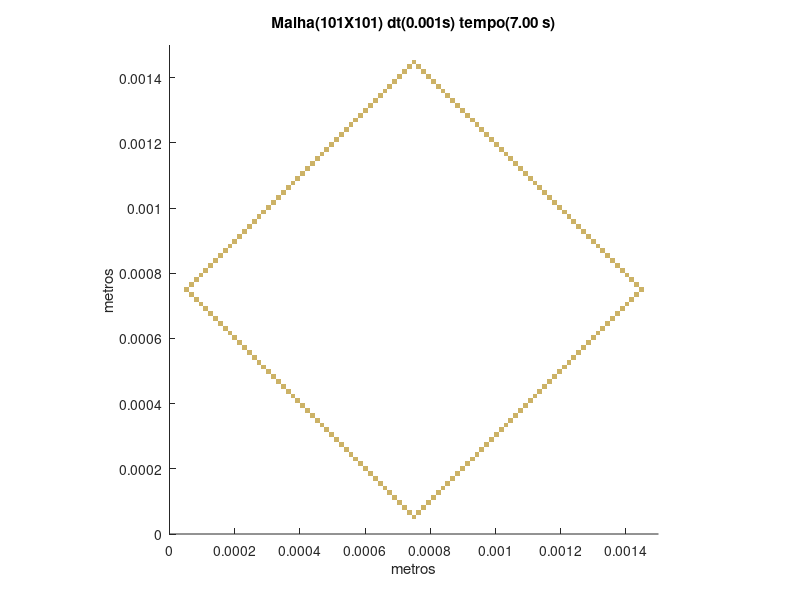

MATLAB code to generate this figure:
set (gca,'PlotBoxAspectRatio',[1 1 1],'Xlim',[0,0.0015],'Ylim',[0,0.0015])
hold on
title('Malha(101X101) dt(0.001s) tempo(7.00 s)')
hold on
ylabel('metros')
hold on
xlabel('metros')
hold on

fill([0.000742574257425743 0.000742574257425743 0.000757425742574257 0.000757425742574257],[4.45544554455446E-05 5.94059405940594E-05 5.94059405940594E-05 4.45544554455446E-05],[0.8,0.7,0.4],'LineStyle','none')

fill([0.000727722772277228 0.000727722772277228 0.000742574257425743 0.000742574257425743],[5.94059405940594E-05 7.42574257425743E-05 7.42574257425743E-05 5.94059405940594E-05],[0.8,0.7,0.4],'LineStyle','none')

fill([0.000757425742574257 0.000757425742574257 0.000772277227722772 0.000772277227722772],[5.94059405940594E-05 7.42574257425743E-05 7.42574257425743E-05 5.94059405940594E-05],[0.8,0.7,0.4],'LineStyle','none')

fill([0.000712871287128713 0.000712871287128713 0.000727722772277228 0.000727722772277228],[7.42574257425743E-05 8.91089108910891E-05 8.91089108910891E-05 7.42574257425743E-05],[0.8,0.7,0.4],'LineStyle','none')

fill([0.000772277227722772 0.000772277227722772 0.000787128712871287 0.000787128712871287],[7.42574257425743E-05 8.91089108910891E-05 8.91089108910891E-05 7.42574257425743E-05],[0.8,0.7,0.4],'LineStyle','none')

fill([0.000698019801980198 0.000698019801980198 0.000712871287128713 0.000712871287128713],[8.91089108910891E-05 0.000103960396039604 0.000103960396039604 8.91089108910891E-05],[0.8,0.7,0.4],'LineStyle','none')

fill([0.000787128712871287 0.000787128712871287 0.000801980198019802 0.000801980198019802],[8.91089108910891E-05 0.000103960396039604 0.000103960396039604 8.91089108910891E-05],[0.8,0.7,0.4],'LineStyle','none')

fill([0.000683168316831683 0.000683168316831683 0.000698019801980198 0.000698019801980198],[0.000103960396039604 0.000118811881188119 0.000118811881188119 0.000103960396039604],[0.8,0.7,0.4],'LineStyle','none')

fill([0.000801980198019802 0.000801980198019802 0.000816831683168317 0.000816831683168317],[0.000103960396039604 0.000118811881188119 0.000118811881188119 0.000103960396039604],[0.8,0.7,0.4],'LineStyle','none')

fill([0.000668316831683168 0.000668316831683168 0.000683168316831683 0.000683168316831683],[0.000118811881188119 0.000133663366336634 0.000133663366336634 0.000118811881188119],[0.8,0.7,0.4],'LineStyle','none')

fill([0.000816831683168317 0.000816831683168317 0.000831683168316832 0.000831683168316832],[0.000118811881188119 0.000133663366336634 0.000133663366336634 0.000118811881188119],[0.8,0.7,0.4],'LineStyle','none')

fill([0.000653465346534653 0.000653465346534653 0.000668316831683168 0.000668316831683168],[0.000133663366336634 0.000148514851485149 0.000148514851485149 0.000133663366336634],[0.8,0.7,0.4],'LineStyle','none')

fill([0.000831683168316832 0.000831683168316832 0.000846534653465347 0.000846534653465347],[0.000133663366336634 0.000148514851485149 0.000148514851485149 0.000133663366336634],[0.8,0.7,0.4],'LineStyle','none')

fill([0.000638613861386139 0.000638613861386139 0.000653465346534653 0.000653465346534653],[0.000148514851485149 0.000163366336633663 0.000163366336633663 0.000148514851485149],[0.8,0.7,0.4],'LineStyle','none')

fill([0.000846534653465347 0.000846534653465347 0.000861386138613861 0.000861386138613861],[0.000148514851485149 0.000163366336633663 0.000163366336633663 0.000148514851485149],[0.8,0.7,0.4],'LineStyle','none')

fill([0.000623762376237624 0.000623762376237624 0.000638613861386139 0.000638613861386139],[0.000163366336633663 0.000178217821782178 0.000178217821782178 0.000163366336633663],[0.8,0.7,0.4],'LineStyle','none')

fill([0.000861386138613861 0.000861386138613861 0.000876237623762376 0.000876237623762376],[0.000163366336633663 0.000178217821782178 0.000178217821782178 0.000163366336633663],[0.8,0.7,0.4],'LineStyle','none')

fill([0.000608910891089109 0.000608910891089109 0.000623762376237624 0.000623762376237624],[0.000178217821782178 0.000193069306930693 0.000193069306930693 0.000178217821782178],[0.8,0.7,0.4],'LineStyle','none')

fill([0.000876237623762376 0.000876237623762376 0.000891089108910891 0.000891089108910891],[0.000178217821782178 0.000193069306930693 0.000193069306930693 0.000178217821782178],[0.8,0.7,0.4],'LineStyle','none')

fill([0.000594059405940594 0.000594059405940594 0.000608910891089109 0.000608910891089109],[0.000193069306930693 0.000207920792079208 0.000207920792079208 0.000193069306930693],[0.8,0.7,0.4],'LineStyle','none')

fill([0.000891089108910891 0.000891089108910891 0.000905940594059406 0.000905940594059406],[0.000193069306930693 0.000207920792079208 0.000207920792079208 0.000193069306930693],[0.8,0.7,0.4],'LineStyle','none')

fill([0.000579207920792079 0.000579207920792079 0.000594059405940594 0.000594059405940594],[0.000207920792079208 0.000222772277227723 0.000222772277227723 0.000207920792079208],[0.8,0.7,0.4],'LineStyle','none')

fill([0.000905940594059406 0.000905940594059406 0.000920792079207921 0.000920792079207921],[0.000207920792079208 0.000222772277227723 0.000222772277227723 0.000207920792079208],[0.8,0.7,0.4],'LineStyle','none')

fill([0.000564356435643564 0.000564356435643564 0.000579207920792079 0.000579207920792079],[0.000222772277227723 0.000237623762376238 0.000237623762376238 0.000222772277227723],[0.8,0.7,0.4],'LineStyle','none')

fill([0.000920792079207921 0.000920792079207921 0.000935643564356436 0.000935643564356436],[0.000222772277227723 0.000237623762376238 0.000237623762376238 0.000222772277227723],[0.8,0.7,0.4],'LineStyle','none')

fill([0.000549504950495049 0.000549504950495049 0.000564356435643564 0.000564356435643564],[0.000237623762376238 0.000252475247524752 0.000252475247524752 0.000237623762376238],[0.8,0.7,0.4],'LineStyle','none')

fill([0.000935643564356436 0.000935643564356436 0.00095049504950495 0.00095049504950495],[0.000237623762376238 0.000252475247524752 0.000252475247524752 0.000237623762376238],[0.8,0.7,0.4],'LineStyle','none')

fill([0.000534653465346535 0.000534653465346535 0.000549504950495049 0.000549504950495049],[0.000252475247524752 0.000267326732673267 0.000267326732673267 0.000252475247524752],[0.8,0.7,0.4],'LineStyle','none')

fill([0.00095049504950495 0.00095049504950495 0.000965346534653465 0.000965346534653465],[0.000252475247524752 0.000267326732673267 0.000267326732673267 0.000252475247524752],[0.8,0.7,0.4],'LineStyle','none')

fill([0.00051980198019802 0.00051980198019802 0.000534653465346535 0.000534653465346535],[0.000267326732673267 0.000282178217821782 0.000282178217821782 0.000267326732673267],[0.8,0.7,0.4],'LineStyle','none')

fill([0.000965346534653465 0.000965346534653465 0.00098019801980198 0.00098019801980198],[0.000267326732673267 0.000282178217821782 0.000282178217821782 0.000267326732673267],[0.8,0.7,0.4],'LineStyle','none')

fill([0.000504950495049505 0.000504950495049505 0.00051980198019802 0.00051980198019802],[0.000282178217821782 0.000297029702970297 0.000297029702970297 0.000282178217821782],[0.8,0.7,0.4],'LineStyle','none')

fill([0.00098019801980198 0.00098019801980198 0.000995049504950495 0.000995049504950495],[0.000282178217821782 0.000297029702970297 0.000297029702970297 0.000282178217821782],[0.8,0.7,0.4],'LineStyle','none')

fill([0.00049009900990099 0.00049009900990099 0.000504950495049505 0.000504950495049505],[0.000297029702970297 0.000311881188118812 0.000311881188118812 0.000297029702970297],[0.8,0.7,0.4],'LineStyle','none')

fill([0.000995049504950495 0.000995049504950495 0.00100990099009901 0.00100990099009901],[0.000297029702970297 0.000311881188118812 0.000311881188118812 0.000297029702970297],[0.8,0.7,0.4],'LineStyle','none')

fill([0.000475247524752475 0.000475247524752475 0.00049009900990099 0.00049009900990099],[0.000311881188118812 0.000326732673267327 0.000326732673267327 0.000311881188118812],[0.8,0.7,0.4],'LineStyle','none')

fill([0.00100990099009901 0.00100990099009901 0.00102475247524752 0.00102475247524752],[0.000311881188118812 0.000326732673267327 0.000326732673267327 0.000311881188118812],[0.8,0.7,0.4],'LineStyle','none')

fill([0.00046039603960396 0.00046039603960396 0.000475247524752475 0.000475247524752475],[0.000326732673267327 0.000341584158415842 0.000341584158415842 0.000326732673267327],[0.8,0.7,0.4],'LineStyle','none')

fill([0.00102475247524752 0.00102475247524752 0.00103960396039604 0.00103960396039604],[0.000326732673267327 0.000341584158415842 0.000341584158415842 0.000326732673267327],[0.8,0.7,0.4],'LineStyle','none')

fill([0.000445544554455446 0.000445544554455446 0.00046039603960396 0.00046039603960396],[0.000341584158415842 0.000356435643564356 0.000356435643564356 0.000341584158415842],[0.8,0.7,0.4],'LineStyle','none')

fill([0.00103960396039604 0.00103960396039604 0.00105445544554455 0.00105445544554455],[0.000341584158415842 0.000356435643564356 0.000356435643564356 0.000341584158415842],[0.8,0.7,0.4],'LineStyle','none')

fill([0.000430693069306931 0.000430693069306931 0.000445544554455446 0.000445544554455446],[0.000356435643564356 0.000371287128712871 0.000371287128712871 0.000356435643564356],[0.8,0.7,0.4],'LineStyle','none')

fill([0.00105445544554455 0.00105445544554455 0.00106930693069307 0.00106930693069307],[0.000356435643564356 0.000371287128712871 0.000371287128712871 0.000356435643564356],[0.8,0.7,0.4],'LineStyle','none')

fill([0.000415841584158416 0.000415841584158416 0.000430693069306931 0.000430693069306931],[0.000371287128712871 0.000386138613861386 0.000386138613861386 0.000371287128712871],[0.8,0.7,0.4],'LineStyle','none')

fill([0.00106930693069307 0.00106930693069307 0.00108415841584158 0.00108415841584158],[0.000371287128712871 0.000386138613861386 0.000386138613861386 0.000371287128712871],[0.8,0.7,0.4],'LineStyle','none')

fill([0.000400990099009901 0.000400990099009901 0.000415841584158416 0.000415841584158416],[0.000386138613861386 0.000400990099009901 0.000400990099009901 0.000386138613861386],[0.8,0.7,0.4],'LineStyle','none')

fill([0.00108415841584158 0.00108415841584158 0.0010990099009901 0.0010990099009901],[0.000386138613861386 0.000400990099009901 0.000400990099009901 0.000386138613861386],[0.8,0.7,0.4],'LineStyle','none')

fill([0.000386138613861386 0.000386138613861386 0.000400990099009901 0.000400990099009901],[0.000400990099009901 0.000415841584158416 0.000415841584158416 0.000400990099009901],[0.8,0.7,0.4],'LineStyle','none')

fill([0.0010990099009901 0.0010990099009901 0.00111386138613861 0.00111386138613861],[0.000400990099009901 0.000415841584158416 0.000415841584158416 0.000400990099009901],[0.8,0.7,0.4],'LineStyle','none')

fill([0.000371287128712871 0.000371287128712871 0.000386138613861386 0.000386138613861386],[0.000415841584158416 0.000430693069306931 0.000430693069306931 0.000415841584158416],[0.8,0.7,0.4],'LineStyle','none')

fill([0.00111386138613861 0.00111386138613861 0.00112871287128713 0.00112871287128713],[0.000415841584158416 0.000430693069306931 0.000430693069306931 0.000415841584158416],[0.8,0.7,0.4],'LineStyle','none')

fill([0.000356435643564356 0.000356435643564356 0.000371287128712871 0.000371287128712871],[0.000430693069306931 0.000445544554455446 0.000445544554455446 0.000430693069306931],[0.8,0.7,0.4],'LineStyle','none')

fill([0.00112871287128713 0.00112871287128713 0.00114356435643564 0.00114356435643564],[0.000430693069306931 0.000445544554455446 0.000445544554455446 0.000430693069306931],[0.8,0.7,0.4],'LineStyle','none')

fill([0.000341584158415842 0.000341584158415842 0.000356435643564356 0.000356435643564356],[0.000445544554455446 0.00046039603960396 0.00046039603960396 0.000445544554455446],[0.8,0.7,0.4],'LineStyle','none')

fill([0.00114356435643564 0.00114356435643564 0.00115841584158416 0.00115841584158416],[0.000445544554455446 0.00046039603960396 0.00046039603960396 0.000445544554455446],[0.8,0.7,0.4],'LineStyle','none')

fill([0.000326732673267327 0.000326732673267327 0.000341584158415842 0.000341584158415842],[0.00046039603960396 0.000475247524752475 0.000475247524752475 0.00046039603960396],[0.8,0.7,0.4],'LineStyle','none')

fill([0.00115841584158416 0.00115841584158416 0.00117326732673267 0.00117326732673267],[0.00046039603960396 0.000475247524752475 0.000475247524752475 0.00046039603960396],[0.8,0.7,0.4],'LineStyle','none')

fill([0.000311881188118812 0.000311881188118812 0.000326732673267327 0.000326732673267327],[0.000475247524752475 0.00049009900990099 0.00049009900990099 0.000475247524752475],[0.8,0.7,0.4],'LineStyle','none')

fill([0.00117326732673267 0.00117326732673267 0.00118811881188119 0.00118811881188119],[0.000475247524752475 0.00049009900990099 0.00049009900990099 0.000475247524752475],[0.8,0.7,0.4],'LineStyle','none')

fill([0.000297029702970297 0.000297029702970297 0.000311881188118812 0.000311881188118812],[0.00049009900990099 0.000504950495049505 0.000504950495049505 0.00049009900990099],[0.8,0.7,0.4],'LineStyle','none')

fill([0.00118811881188119 0.00118811881188119 0.0012029702970297 0.0012029702970297],[0.00049009900990099 0.000504950495049505 0.000504950495049505 0.00049009900990099],[0.8,0.7,0.4],'LineStyle','none')

fill([0.000282178217821782 0.000282178217821782 0.000297029702970297 0.000297029702970297],[0.000504950495049505 0.00051980198019802 0.00051980198019802 0.000504950495049505],[0.8,0.7,0.4],'LineStyle','none')

fill([0.0012029702970297 0.0012029702970297 0.00121782178217822 0.00121782178217822],[0.000504950495049505 0.00051980198019802 0.00051980198019802 0.000504950495049505],[0.8,0.7,0.4],'LineStyle','none')

fill([0.000267326732673267 0.000267326732673267 0.000282178217821782 0.000282178217821782],[0.00051980198019802 0.000534653465346535 0.000534653465346535 0.00051980198019802],[0.8,0.7,0.4],'LineStyle','none')

fill([0.00121782178217822 0.00121782178217822 0.00123267326732673 0.00123267326732673],[0.00051980198019802 0.000534653465346535 0.000534653465346535 0.00051980198019802],[0.8,0.7,0.4],'LineStyle','none')

fill([0.000252475247524752 0.000252475247524752 0.000267326732673267 0.000267326732673267],[0.000534653465346535 0.000549504950495049 0.000549504950495049 0.000534653465346535],[0.8,0.7,0.4],'LineStyle','none')

fill([0.00123267326732673 0.00123267326732673 0.00124752475247525 0.00124752475247525],[0.000534653465346535 0.000549504950495049 0.000549504950495049 0.000534653465346535],[0.8,0.7,0.4],'LineStyle','none')

fill([0.000237623762376238 0.000237623762376238 0.000252475247524752 0.000252475247524752],[0.000549504950495049 0.000564356435643564 0.000564356435643564 0.000549504950495049],[0.8,0.7,0.4],'LineStyle','none')

fill([0.00124752475247525 0.00124752475247525 0.00126237623762376 0.00126237623762376],[0.000549504950495049 0.000564356435643564 0.000564356435643564 0.000549504950495049],[0.8,0.7,0.4],'LineStyle','none')

fill([0.000222772277227723 0.000222772277227723 0.000237623762376238 0.000237623762376238],[0.000564356435643564 0.000579207920792079 0.000579207920792079 0.000564356435643564],[0.8,0.7,0.4],'LineStyle','none')

fill([0.00126237623762376 0.00126237623762376 0.00127722772277228 0.00127722772277228],[0.000564356435643564 0.000579207920792079 0.000579207920792079 0.000564356435643564],[0.8,0.7,0.4],'LineStyle','none')

fill([0.000207920792079208 0.000207920792079208 0.000222772277227723 0.000222772277227723],[0.000579207920792079 0.000594059405940594 0.000594059405940594 0.000579207920792079],[0.8,0.7,0.4],'LineStyle','none')

fill([0.00127722772277228 0.00127722772277228 0.00129207920792079 0.00129207920792079],[0.000579207920792079 0.000594059405940594 0.000594059405940594 0.000579207920792079],[0.8,0.7,0.4],'LineStyle','none')

fill([0.000193069306930693 0.000193069306930693 0.000207920792079208 0.000207920792079208],[0.000594059405940594 0.000608910891089109 0.000608910891089109 0.000594059405940594],[0.8,0.7,0.4],'LineStyle','none')

fill([0.00129207920792079 0.00129207920792079 0.00130693069306931 0.00130693069306931],[0.000594059405940594 0.000608910891089109 0.000608910891089109 0.000594059405940594],[0.8,0.7,0.4],'LineStyle','none')

fill([0.000178217821782178 0.000178217821782178 0.000193069306930693 0.000193069306930693],[0.000608910891089109 0.000623762376237624 0.000623762376237624 0.000608910891089109],[0.8,0.7,0.4],'LineStyle','none')

fill([0.00130693069306931 0.00130693069306931 0.00132178217821782 0.00132178217821782],[0.000608910891089109 0.000623762376237624 0.000623762376237624 0.000608910891089109],[0.8,0.7,0.4],'LineStyle','none')

fill([0.000163366336633663 0.000163366336633663 0.000178217821782178 0.000178217821782178],[0.000623762376237624 0.000638613861386139 0.000638613861386139 0.000623762376237624],[0.8,0.7,0.4],'LineStyle','none')

fill([0.00132178217821782 0.00132178217821782 0.00133663366336634 0.00133663366336634],[0.000623762376237624 0.000638613861386139 0.000638613861386139 0.000623762376237624],[0.8,0.7,0.4],'LineStyle','none')

fill([0.000148514851485149 0.000148514851485149 0.000163366336633663 0.000163366336633663],[0.000638613861386139 0.000653465346534653 0.000653465346534653 0.000638613861386139],[0.8,0.7,0.4],'LineStyle','none')

fill([0.00133663366336634 0.00133663366336634 0.00135148514851485 0.00135148514851485],[0.000638613861386139 0.000653465346534653 0.000653465346534653 0.000638613861386139],[0.8,0.7,0.4],'LineStyle','none')

fill([0.000133663366336634 0.000133663366336634 0.000148514851485149 0.000148514851485149],[0.000653465346534653 0.000668316831683168 0.000668316831683168 0.000653465346534653],[0.8,0.7,0.4],'LineStyle','none')

fill([0.00135148514851485 0.00135148514851485 0.00136633663366337 0.00136633663366337],[0.000653465346534653 0.000668316831683168 0.000668316831683168 0.000653465346534653],[0.8,0.7,0.4],'LineStyle','none')

fill([0.000118811881188119 0.000118811881188119 0.000133663366336634 0.000133663366336634],[0.000668316831683168 0.000683168316831683 0.000683168316831683 0.000668316831683168],[0.8,0.7,0.4],'LineStyle','none')

fill([0.00136633663366337 0.00136633663366337 0.00138118811881188 0.00138118811881188],[0.000668316831683168 0.000683168316831683 0.000683168316831683 0.000668316831683168],[0.8,0.7,0.4],'LineStyle','none')

fill([0.000103960396039604 0.000103960396039604 0.000118811881188119 0.000118811881188119],[0.000683168316831683 0.000698019801980198 0.000698019801980198 0.000683168316831683],[0.8,0.7,0.4],'LineStyle','none')

fill([0.00138118811881188 0.00138118811881188 0.0013960396039604 0.0013960396039604],[0.000683168316831683 0.000698019801980198 0.000698019801980198 0.000683168316831683],[0.8,0.7,0.4],'LineStyle','none')

fill([8.91089108910891E-05 8.91089108910891E-05 0.000103960396039604 0.000103960396039604],[0.000698019801980198 0.000712871287128713 0.000712871287128713 0.000698019801980198],[0.8,0.7,0.4],'LineStyle','none')

fill([0.0013960396039604 0.0013960396039604 0.00141089108910891 0.00141089108910891],[0.000698019801980198 0.000712871287128713 0.000712871287128713 0.000698019801980198],[0.8,0.7,0.4],'LineStyle','none')

fill([7.42574257425743E-05 7.42574257425743E-05 8.91089108910891E-05 8.91089108910891E-05],[0.000712871287128713 0.000727722772277228 0.000727722772277228 0.000712871287128713],[0.8,0.7,0.4],'LineStyle','none')

fill([0.00141089108910891 0.00141089108910891 0.00142574257425743 0.00142574257425743],[0.000712871287128713 0.000727722772277228 0.000727722772277228 0.000712871287128713],[0.8,0.7,0.4],'LineStyle','none')

fill([5.94059405940594E-05 5.94059405940594E-05 7.42574257425743E-05 7.42574257425743E-05],[0.000727722772277228 0.000742574257425743 0.000742574257425743 0.000727722772277228],[0.8,0.7,0.4],'LineStyle','none')

fill([0.00142574257425743 0.00142574257425743 0.00144059405940594 0.00144059405940594],[0.000727722772277228 0.000742574257425743 0.000742574257425743 0.000727722772277228],[0.8,0.7,0.4],'LineStyle','none')

fill([4.45544554455446E-05 4.45544554455446E-05 5.94059405940594E-05 5.94059405940594E-05],[0.000742574257425743 0.000757425742574257 0.000757425742574257 0.000742574257425743],[0.8,0.7,0.4],'LineStyle','none')

fill([0.00144059405940594 0.00144059405940594 0.00145544554455446 0.00145544554455446],[0.000742574257425743 0.000757425742574257 0.000757425742574257 0.000742574257425743],[0.8,0.7,0.4],'LineStyle','none')

fill([5.94059405940594E-05 5.94059405940594E-05 7.42574257425743E-05 7.42574257425743E-05],[0.000757425742574257 0.000772277227722772 0.000772277227722772 0.000757425742574257],[0.8,0.7,0.4],'LineStyle','none')

fill([0.00142574257425743 0.00142574257425743 0.00144059405940594 0.00144059405940594],[0.000757425742574257 0.000772277227722772 0.000772277227722772 0.000757425742574257],[0.8,0.7,0.4],'LineStyle','none')

fill([7.42574257425743E-05 7.42574257425743E-05 8.91089108910891E-05 8.91089108910891E-05],[0.000772277227722772 0.000787128712871287 0.000787128712871287 0.000772277227722772],[0.8,0.7,0.4],'LineStyle','none')

fill([0.00141089108910891 0.00141089108910891 0.00142574257425743 0.00142574257425743],[0.000772277227722772 0.000787128712871287 0.000787128712871287 0.000772277227722772],[0.8,0.7,0.4],'LineStyle','none')

fill([8.91089108910891E-05 8.91089108910891E-05 0.000103960396039604 0.000103960396039604],[0.000787128712871287 0.000801980198019802 0.000801980198019802 0.000787128712871287],[0.8,0.7,0.4],'LineStyle','none')

fill([0.0013960396039604 0.0013960396039604 0.00141089108910891 0.00141089108910891],[0.000787128712871287 0.000801980198019802 0.000801980198019802 0.000787128712871287],[0.8,0.7,0.4],'LineStyle','none')

fill([0.000103960396039604 0.000103960396039604 0.000118811881188119 0.000118811881188119],[0.000801980198019802 0.000816831683168317 0.000816831683168317 0.000801980198019802],[0.8,0.7,0.4],'LineStyle','none')

fill([0.00138118811881188 0.00138118811881188 0.0013960396039604 0.0013960396039604],[0.000801980198019802 0.000816831683168317 0.000816831683168317 0.000801980198019802],[0.8,0.7,0.4],'LineStyle','none')

fill([0.000118811881188119 0.000118811881188119 0.000133663366336634 0.000133663366336634],[0.000816831683168317 0.000831683168316832 0.000831683168316832 0.000816831683168317],[0.8,0.7,0.4],'LineStyle','none')

fill([0.00136633663366337 0.00136633663366337 0.00138118811881188 0.00138118811881188],[0.000816831683168317 0.000831683168316832 0.000831683168316832 0.000816831683168317],[0.8,0.7,0.4],'LineStyle','none')

fill([0.000133663366336634 0.000133663366336634 0.000148514851485149 0.000148514851485149],[0.000831683168316832 0.000846534653465347 0.000846534653465347 0.000831683168316832],[0.8,0.7,0.4],'LineStyle','none')

fill([0.00135148514851485 0.00135148514851485 0.00136633663366337 0.00136633663366337],[0.000831683168316832 0.000846534653465347 0.000846534653465347 0.000831683168316832],[0.8,0.7,0.4],'LineStyle','none')

fill([0.000148514851485149 0.000148514851485149 0.000163366336633663 0.000163366336633663],[0.000846534653465347 0.000861386138613861 0.000861386138613861 0.000846534653465347],[0.8,0.7,0.4],'LineStyle','none')

fill([0.00133663366336634 0.00133663366336634 0.00135148514851485 0.00135148514851485],[0.000846534653465347 0.000861386138613861 0.000861386138613861 0.000846534653465347],[0.8,0.7,0.4],'LineStyle','none')

fill([0.000163366336633663 0.000163366336633663 0.000178217821782178 0.000178217821782178],[0.000861386138613861 0.000876237623762376 0.000876237623762376 0.000861386138613861],[0.8,0.7,0.4],'LineStyle','none')

fill([0.00132178217821782 0.00132178217821782 0.00133663366336634 0.00133663366336634],[0.000861386138613861 0.000876237623762376 0.000876237623762376 0.000861386138613861],[0.8,0.7,0.4],'LineStyle','none')

fill([0.000178217821782178 0.000178217821782178 0.000193069306930693 0.000193069306930693],[0.000876237623762376 0.000891089108910891 0.000891089108910891 0.000876237623762376],[0.8,0.7,0.4],'LineStyle','none')

fill([0.00130693069306931 0.00130693069306931 0.00132178217821782 0.00132178217821782],[0.000876237623762376 0.000891089108910891 0.000891089108910891 0.000876237623762376],[0.8,0.7,0.4],'LineStyle','none')

fill([0.000193069306930693 0.000193069306930693 0.000207920792079208 0.000207920792079208],[0.000891089108910891 0.000905940594059406 0.000905940594059406 0.000891089108910891],[0.8,0.7,0.4],'LineStyle','none')

fill([0.00129207920792079 0.00129207920792079 0.00130693069306931 0.00130693069306931],[0.000891089108910891 0.000905940594059406 0.000905940594059406 0.000891089108910891],[0.8,0.7,0.4],'LineStyle','none')

fill([0.000207920792079208 0.000207920792079208 0.000222772277227723 0.000222772277227723],[0.000905940594059406 0.000920792079207921 0.000920792079207921 0.000905940594059406],[0.8,0.7,0.4],'LineStyle','none')

fill([0.00127722772277228 0.00127722772277228 0.00129207920792079 0.00129207920792079],[0.000905940594059406 0.000920792079207921 0.000920792079207921 0.000905940594059406],[0.8,0.7,0.4],'LineStyle','none')

fill([0.000222772277227723 0.000222772277227723 0.000237623762376238 0.000237623762376238],[0.000920792079207921 0.000935643564356436 0.000935643564356436 0.000920792079207921],[0.8,0.7,0.4],'LineStyle','none')

fill([0.00126237623762376 0.00126237623762376 0.00127722772277228 0.00127722772277228],[0.000920792079207921 0.000935643564356436 0.000935643564356436 0.000920792079207921],[0.8,0.7,0.4],'LineStyle','none')

fill([0.000237623762376238 0.000237623762376238 0.000252475247524752 0.000252475247524752],[0.000935643564356436 0.00095049504950495 0.00095049504950495 0.000935643564356436],[0.8,0.7,0.4],'LineStyle','none')

fill([0.00124752475247525 0.00124752475247525 0.00126237623762376 0.00126237623762376],[0.000935643564356436 0.00095049504950495 0.00095049504950495 0.000935643564356436],[0.8,0.7,0.4],'LineStyle','none')

fill([0.000252475247524752 0.000252475247524752 0.000267326732673267 0.000267326732673267],[0.00095049504950495 0.000965346534653465 0.000965346534653465 0.00095049504950495],[0.8,0.7,0.4],'LineStyle','none')

fill([0.00123267326732673 0.00123267326732673 0.00124752475247525 0.00124752475247525],[0.00095049504950495 0.000965346534653465 0.000965346534653465 0.00095049504950495],[0.8,0.7,0.4],'LineStyle','none')

fill([0.000267326732673267 0.000267326732673267 0.000282178217821782 0.000282178217821782],[0.000965346534653465 0.00098019801980198 0.00098019801980198 0.000965346534653465],[0.8,0.7,0.4],'LineStyle','none')

fill([0.00121782178217822 0.00121782178217822 0.00123267326732673 0.00123267326732673],[0.000965346534653465 0.00098019801980198 0.00098019801980198 0.000965346534653465],[0.8,0.7,0.4],'LineStyle','none')

fill([0.000282178217821782 0.000282178217821782 0.000297029702970297 0.000297029702970297],[0.00098019801980198 0.000995049504950495 0.000995049504950495 0.00098019801980198],[0.8,0.7,0.4],'LineStyle','none')

fill([0.0012029702970297 0.0012029702970297 0.00121782178217822 0.00121782178217822],[0.00098019801980198 0.000995049504950495 0.000995049504950495 0.00098019801980198],[0.8,0.7,0.4],'LineStyle','none')

fill([0.000297029702970297 0.000297029702970297 0.000311881188118812 0.000311881188118812],[0.000995049504950495 0.00100990099009901 0.00100990099009901 0.000995049504950495],[0.8,0.7,0.4],'LineStyle','none')

fill([0.00118811881188119 0.00118811881188119 0.0012029702970297 0.0012029702970297],[0.000995049504950495 0.00100990099009901 0.00100990099009901 0.000995049504950495],[0.8,0.7,0.4],'LineStyle','none')

fill([0.000311881188118812 0.000311881188118812 0.000326732673267327 0.000326732673267327],[0.00100990099009901 0.00102475247524752 0.00102475247524752 0.00100990099009901],[0.8,0.7,0.4],'LineStyle','none')

fill([0.00117326732673267 0.00117326732673267 0.00118811881188119 0.00118811881188119],[0.00100990099009901 0.00102475247524752 0.00102475247524752 0.00100990099009901],[0.8,0.7,0.4],'LineStyle','none')

fill([0.000326732673267327 0.000326732673267327 0.000341584158415842 0.000341584158415842],[0.00102475247524752 0.00103960396039604 0.00103960396039604 0.00102475247524752],[0.8,0.7,0.4],'LineStyle','none')

fill([0.00115841584158416 0.00115841584158416 0.00117326732673267 0.00117326732673267],[0.00102475247524752 0.00103960396039604 0.00103960396039604 0.00102475247524752],[0.8,0.7,0.4],'LineStyle','none')

fill([0.000341584158415842 0.000341584158415842 0.000356435643564356 0.000356435643564356],[0.00103960396039604 0.00105445544554455 0.00105445544554455 0.00103960396039604],[0.8,0.7,0.4],'LineStyle','none')

fill([0.00114356435643564 0.00114356435643564 0.00115841584158416 0.00115841584158416],[0.00103960396039604 0.00105445544554455 0.00105445544554455 0.00103960396039604],[0.8,0.7,0.4],'LineStyle','none')

fill([0.000356435643564356 0.000356435643564356 0.000371287128712871 0.000371287128712871],[0.00105445544554455 0.00106930693069307 0.00106930693069307 0.00105445544554455],[0.8,0.7,0.4],'LineStyle','none')

fill([0.00112871287128713 0.00112871287128713 0.00114356435643564 0.00114356435643564],[0.00105445544554455 0.00106930693069307 0.00106930693069307 0.00105445544554455],[0.8,0.7,0.4],'LineStyle','none')

fill([0.000371287128712871 0.000371287128712871 0.000386138613861386 0.000386138613861386],[0.00106930693069307 0.00108415841584158 0.00108415841584158 0.00106930693069307],[0.8,0.7,0.4],'LineStyle','none')

fill([0.00111386138613861 0.00111386138613861 0.00112871287128713 0.00112871287128713],[0.00106930693069307 0.00108415841584158 0.00108415841584158 0.00106930693069307],[0.8,0.7,0.4],'LineStyle','none')

fill([0.000386138613861386 0.000386138613861386 0.000400990099009901 0.000400990099009901],[0.00108415841584158 0.0010990099009901 0.0010990099009901 0.00108415841584158],[0.8,0.7,0.4],'LineStyle','none')

fill([0.0010990099009901 0.0010990099009901 0.00111386138613861 0.00111386138613861],[0.00108415841584158 0.0010990099009901 0.0010990099009901 0.00108415841584158],[0.8,0.7,0.4],'LineStyle','none')

fill([0.000400990099009901 0.000400990099009901 0.000415841584158416 0.000415841584158416],[0.0010990099009901 0.00111386138613861 0.00111386138613861 0.0010990099009901],[0.8,0.7,0.4],'LineStyle','none')

fill([0.00108415841584158 0.00108415841584158 0.0010990099009901 0.0010990099009901],[0.0010990099009901 0.00111386138613861 0.00111386138613861 0.0010990099009901],[0.8,0.7,0.4],'LineStyle','none')

fill([0.000415841584158416 0.000415841584158416 0.000430693069306931 0.000430693069306931],[0.00111386138613861 0.00112871287128713 0.00112871287128713 0.00111386138613861],[0.8,0.7,0.4],'LineStyle','none')

fill([0.00106930693069307 0.00106930693069307 0.00108415841584158 0.00108415841584158],[0.00111386138613861 0.00112871287128713 0.00112871287128713 0.00111386138613861],[0.8,0.7,0.4],'LineStyle','none')

fill([0.000430693069306931 0.000430693069306931 0.000445544554455446 0.000445544554455446],[0.00112871287128713 0.00114356435643564 0.00114356435643564 0.00112871287128713],[0.8,0.7,0.4],'LineStyle','none')

fill([0.00105445544554455 0.00105445544554455 0.00106930693069307 0.00106930693069307],[0.00112871287128713 0.00114356435643564 0.00114356435643564 0.00112871287128713],[0.8,0.7,0.4],'LineStyle','none')

fill([0.000445544554455446 0.000445544554455446 0.00046039603960396 0.00046039603960396],[0.00114356435643564 0.00115841584158416 0.00115841584158416 0.00114356435643564],[0.8,0.7,0.4],'LineStyle','none')

fill([0.00103960396039604 0.00103960396039604 0.00105445544554455 0.00105445544554455],[0.00114356435643564 0.00115841584158416 0.00115841584158416 0.00114356435643564],[0.8,0.7,0.4],'LineStyle','none')

fill([0.00046039603960396 0.00046039603960396 0.000475247524752475 0.000475247524752475],[0.00115841584158416 0.00117326732673267 0.00117326732673267 0.00115841584158416],[0.8,0.7,0.4],'LineStyle','none')

fill([0.00102475247524752 0.00102475247524752 0.00103960396039604 0.00103960396039604],[0.00115841584158416 0.00117326732673267 0.00117326732673267 0.00115841584158416],[0.8,0.7,0.4],'LineStyle','none')

fill([0.000475247524752475 0.000475247524752475 0.00049009900990099 0.00049009900990099],[0.00117326732673267 0.00118811881188119 0.00118811881188119 0.00117326732673267],[0.8,0.7,0.4],'LineStyle','none')

fill([0.00100990099009901 0.00100990099009901 0.00102475247524752 0.00102475247524752],[0.00117326732673267 0.00118811881188119 0.00118811881188119 0.00117326732673267],[0.8,0.7,0.4],'LineStyle','none')

fill([0.00049009900990099 0.00049009900990099 0.000504950495049505 0.000504950495049505],[0.00118811881188119 0.0012029702970297 0.0012029702970297 0.00118811881188119],[0.8,0.7,0.4],'LineStyle','none')

fill([0.000995049504950495 0.000995049504950495 0.00100990099009901 0.00100990099009901],[0.00118811881188119 0.0012029702970297 0.0012029702970297 0.00118811881188119],[0.8,0.7,0.4],'LineStyle','none')

fill([0.000504950495049505 0.000504950495049505 0.00051980198019802 0.00051980198019802],[0.0012029702970297 0.00121782178217822 0.00121782178217822 0.0012029702970297],[0.8,0.7,0.4],'LineStyle','none')

fill([0.00098019801980198 0.00098019801980198 0.000995049504950495 0.000995049504950495],[0.0012029702970297 0.00121782178217822 0.00121782178217822 0.0012029702970297],[0.8,0.7,0.4],'LineStyle','none')

fill([0.00051980198019802 0.00051980198019802 0.000534653465346535 0.000534653465346535],[0.00121782178217822 0.00123267326732673 0.00123267326732673 0.00121782178217822],[0.8,0.7,0.4],'LineStyle','none')

fill([0.000965346534653465 0.000965346534653465 0.00098019801980198 0.00098019801980198],[0.00121782178217822 0.00123267326732673 0.00123267326732673 0.00121782178217822],[0.8,0.7,0.4],'LineStyle','none')

fill([0.000534653465346535 0.000534653465346535 0.000549504950495049 0.000549504950495049],[0.00123267326732673 0.00124752475247525 0.00124752475247525 0.00123267326732673],[0.8,0.7,0.4],'LineStyle','none')

fill([0.00095049504950495 0.00095049504950495 0.000965346534653465 0.000965346534653465],[0.00123267326732673 0.00124752475247525 0.00124752475247525 0.00123267326732673],[0.8,0.7,0.4],'LineStyle','none')

fill([0.000549504950495049 0.000549504950495049 0.000564356435643564 0.000564356435643564],[0.00124752475247525 0.00126237623762376 0.00126237623762376 0.00124752475247525],[0.8,0.7,0.4],'LineStyle','none')

fill([0.000935643564356436 0.000935643564356436 0.00095049504950495 0.00095049504950495],[0.00124752475247525 0.00126237623762376 0.00126237623762376 0.00124752475247525],[0.8,0.7,0.4],'LineStyle','none')

fill([0.000564356435643564 0.000564356435643564 0.000579207920792079 0.000579207920792079],[0.00126237623762376 0.00127722772277228 0.00127722772277228 0.00126237623762376],[0.8,0.7,0.4],'LineStyle','none')

fill([0.000920792079207921 0.000920792079207921 0.000935643564356436 0.000935643564356436],[0.00126237623762376 0.00127722772277228 0.00127722772277228 0.00126237623762376],[0.8,0.7,0.4],'LineStyle','none')

fill([0.000579207920792079 0.000579207920792079 0.000594059405940594 0.000594059405940594],[0.00127722772277228 0.00129207920792079 0.00129207920792079 0.00127722772277228],[0.8,0.7,0.4],'LineStyle','none')

fill([0.000905940594059406 0.000905940594059406 0.000920792079207921 0.000920792079207921],[0.00127722772277228 0.00129207920792079 0.00129207920792079 0.00127722772277228],[0.8,0.7,0.4],'LineStyle','none')

fill([0.000594059405940594 0.000594059405940594 0.000608910891089109 0.000608910891089109],[0.00129207920792079 0.00130693069306931 0.00130693069306931 0.00129207920792079],[0.8,0.7,0.4],'LineStyle','none')

fill([0.000891089108910891 0.000891089108910891 0.000905940594059406 0.000905940594059406],[0.00129207920792079 0.00130693069306931 0.00130693069306931 0.00129207920792079],[0.8,0.7,0.4],'LineStyle','none')

fill([0.000608910891089109 0.000608910891089109 0.000623762376237624 0.000623762376237624],[0.00130693069306931 0.00132178217821782 0.00132178217821782 0.00130693069306931],[0.8,0.7,0.4],'LineStyle','none')

fill([0.000876237623762376 0.000876237623762376 0.000891089108910891 0.000891089108910891],[0.00130693069306931 0.00132178217821782 0.00132178217821782 0.00130693069306931],[0.8,0.7,0.4],'LineStyle','none')

fill([0.000623762376237624 0.000623762376237624 0.000638613861386139 0.000638613861386139],[0.00132178217821782 0.00133663366336634 0.00133663366336634 0.00132178217821782],[0.8,0.7,0.4],'LineStyle','none')

fill([0.000861386138613861 0.000861386138613861 0.000876237623762376 0.000876237623762376],[0.00132178217821782 0.00133663366336634 0.00133663366336634 0.00132178217821782],[0.8,0.7,0.4],'LineStyle','none')

fill([0.000638613861386139 0.000638613861386139 0.000653465346534653 0.000653465346534653],[0.00133663366336634 0.00135148514851485 0.00135148514851485 0.00133663366336634],[0.8,0.7,0.4],'LineStyle','none')

fill([0.000846534653465347 0.000846534653465347 0.000861386138613861 0.000861386138613861],[0.00133663366336634 0.00135148514851485 0.00135148514851485 0.00133663366336634],[0.8,0.7,0.4],'LineStyle','none')

fill([0.000653465346534653 0.000653465346534653 0.000668316831683168 0.000668316831683168],[0.00135148514851485 0.00136633663366337 0.00136633663366337 0.00135148514851485],[0.8,0.7,0.4],'LineStyle','none')

fill([0.000831683168316832 0.000831683168316832 0.000846534653465347 0.000846534653465347],[0.00135148514851485 0.00136633663366337 0.00136633663366337 0.00135148514851485],[0.8,0.7,0.4],'LineStyle','none')

fill([0.000668316831683168 0.000668316831683168 0.000683168316831683 0.000683168316831683],[0.00136633663366337 0.00138118811881188 0.00138118811881188 0.00136633663366337],[0.8,0.7,0.4],'LineStyle','none')

fill([0.000816831683168317 0.000816831683168317 0.000831683168316832 0.000831683168316832],[0.00136633663366337 0.00138118811881188 0.00138118811881188 0.00136633663366337],[0.8,0.7,0.4],'LineStyle','none')

fill([0.000683168316831683 0.000683168316831683 0.000698019801980198 0.000698019801980198],[0.00138118811881188 0.0013960396039604 0.0013960396039604 0.00138118811881188],[0.8,0.7,0.4],'LineStyle','none')

fill([0.000801980198019802 0.000801980198019802 0.000816831683168317 0.000816831683168317],[0.00138118811881188 0.0013960396039604 0.0013960396039604 0.00138118811881188],[0.8,0.7,0.4],'LineStyle','none')

fill([0.000698019801980198 0.000698019801980198 0.000712871287128713 0.000712871287128713],[0.0013960396039604 0.00141089108910891 0.00141089108910891 0.0013960396039604],[0.8,0.7,0.4],'LineStyle','none')

fill([0.000787128712871287 0.000787128712871287 0.000801980198019802 0.000801980198019802],[0.0013960396039604 0.00141089108910891 0.00141089108910891 0.0013960396039604],[0.8,0.7,0.4],'LineStyle','none')

fill([0.000712871287128713 0.000712871287128713 0.000727722772277228 0.000727722772277228],[0.00141089108910891 0.00142574257425743 0.00142574257425743 0.00141089108910891],[0.8,0.7,0.4],'LineStyle','none')

fill([0.000772277227722772 0.000772277227722772 0.000787128712871287 0.000787128712871287],[0.00141089108910891 0.00142574257425743 0.00142574257425743 0.00141089108910891],[0.8,0.7,0.4],'LineStyle','none')

fill([0.000727722772277228 0.000727722772277228 0.000742574257425743 0.000742574257425743],[0.00142574257425743 0.00144059405940594 0.00144059405940594 0.00142574257425743],[0.8,0.7,0.4],'LineStyle','none')

fill([0.000757425742574257 0.000757425742574257 0.000772277227722772 0.000772277227722772],[0.00142574257425743 0.00144059405940594 0.00144059405940594 0.00142574257425743],[0.8,0.7,0.4],'LineStyle','none')

fill([0.000742574257425743 0.000742574257425743 0.000757425742574257 0.000757425742574257],[0.00144059405940594 0.00145544554455446 0.00145544554455446 0.00144059405940594],[0.8,0.7,0.4],'LineStyle','none')
